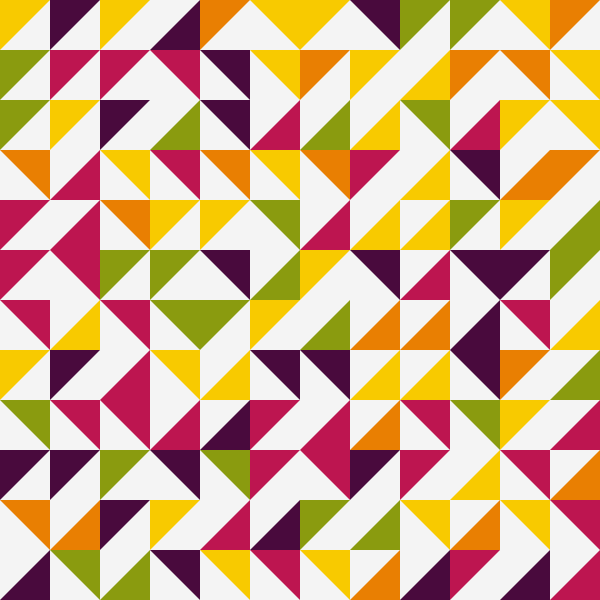
Frame 1 (no input)
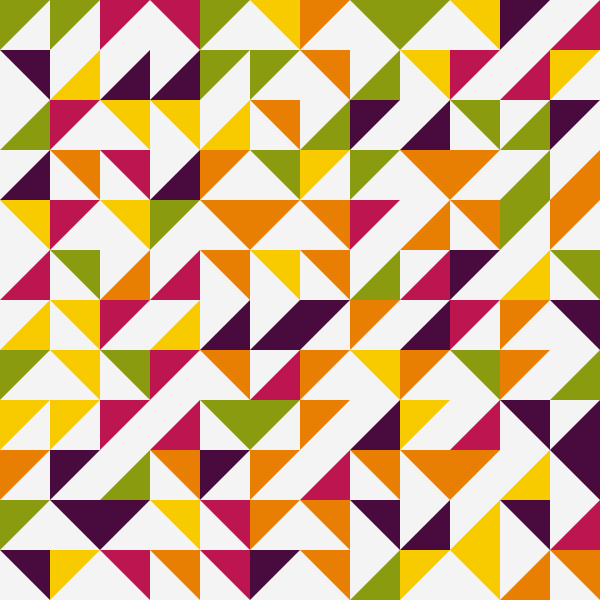
Frame 2 (the mouse pressed at the canvas centre, redrawn once)

The Processing sketch that drew these frames (run headless with seeded random() and noise(); the mouse was pressed at the canvas centre and the sketch redrawn once):

// Processing sketch: truchetTrianglePattern
// ── truchetTrianglePattern.pde
int angles [] = {0,90,180,270};
color c [] = {#490A3D,#BD1550,#E97F02,#F8CA00,#8A9B0F};

void setup() {
  size(600, 600);
  background(222);
  smooth();
  noLoop();
}

void draw() {
  background(244);
  int size = 50;

  for (float x=0; x<width; x+=size) {
    for (float y=0; y<height; y+=size) {

      pushMatrix();
      translate(x+size/2,y+size/2);
      noStroke();
      fill(c[int(random(5))]);
      rotate(radians(angles[int(random(3))]));
      triangle(-size/2, -size/2, -size/2, size/2, size/2, -size/2);
      popMatrix();
    }
  }
}

void mousePressed(){
  redraw();
}
